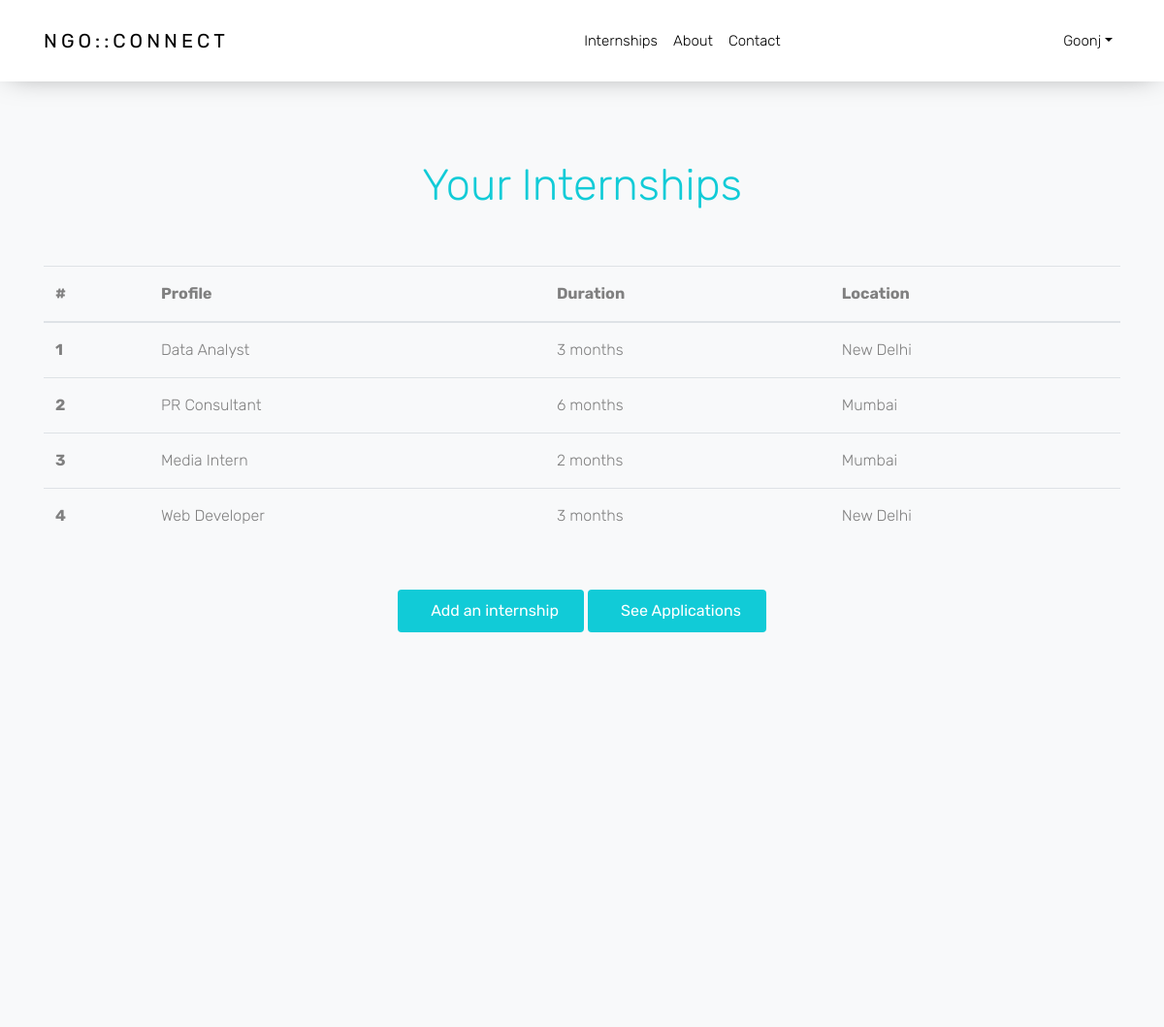
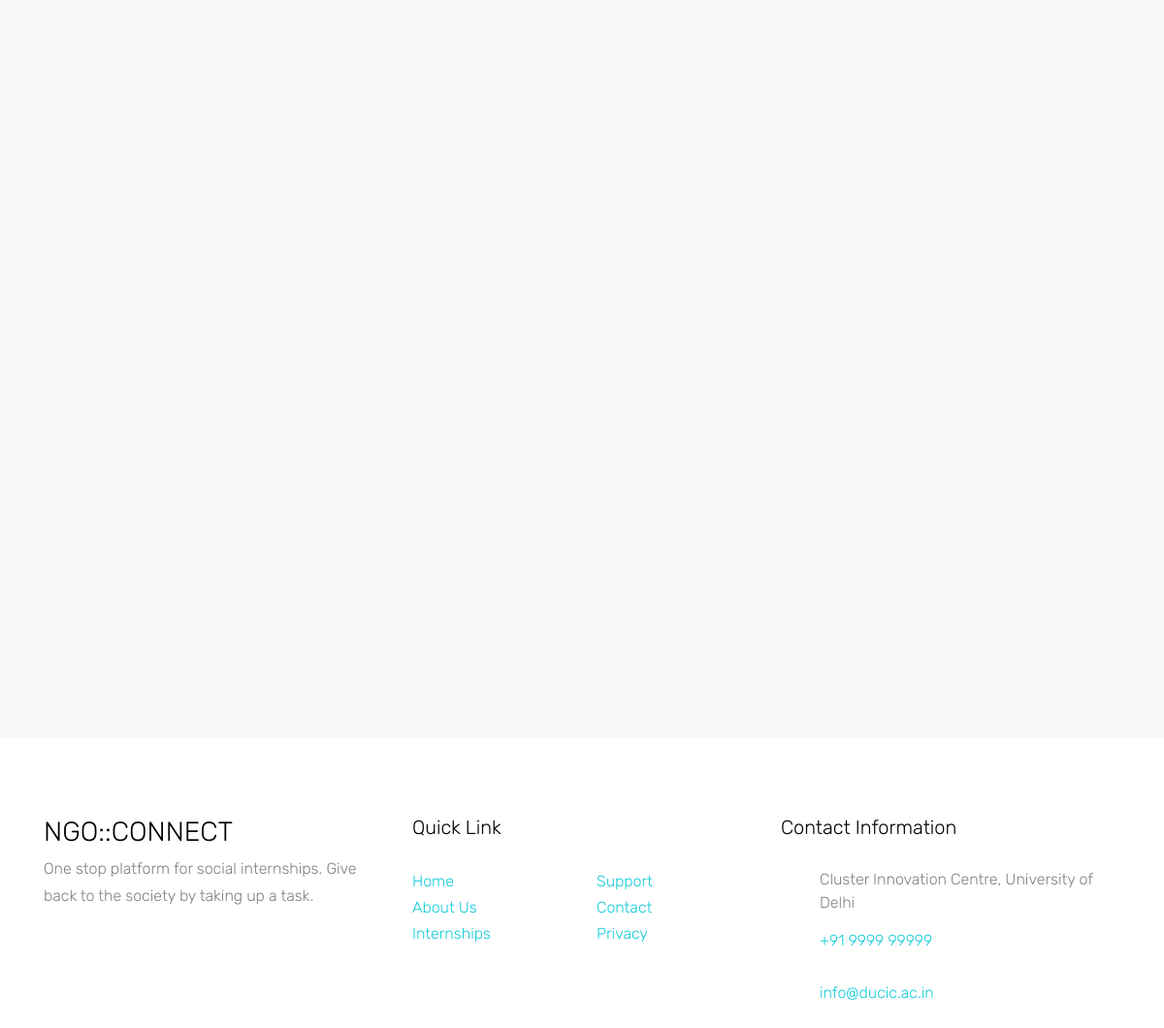
The page /main.php (signed in) on the database its author committed (2 pictures, top to bottom).
### tables this page shows
CREATE TABLE `ngo` (
  `ngoid` int(11) NOT NULL,
  `email` varchar(40) NOT NULL,
  `password` varchar(32) NOT NULL,
  `ngoname` varchar(30) NOT NULL,
  `address` varchar(50) NOT NULL,
  `ContactName` varchar(30) NOT NULL,
  `ContactEmail` varchar(30) NOT NULL,
  `regno` varchar(40) NOT NULL,
  `fk_comid` int(11) DEFAULT NULL
);

CREATE TABLE `internship_details` (
  `internship_id` int(10) NOT NULL,
  `Name` varchar(100) NOT NULL,
  `NGO` varchar(100) NOT NULL,
  `Company` varchar(100) DEFAULT NULL,
  `internship_descr` text NOT NULL,
  `Location` varchar(50) NOT NULL,
  `Start_date` varchar(32) NOT NULL,
  `Duration` varchar(32) NOT NULL,
  `Apply_by` date NOT NULL,
  `Tags` varchar(18) NOT NULL,
  `fk_intern_select_id` int(11) DEFAULT NULL,
  `fk_ngo_id` int(11) DEFAULT NULL
);

### core.inc.php (called while the page is built, shortened)
<?php
require 'connect.inc.php';
function loggedin(){
	if(isset($_SESSION['user_id']) && !empty($_SESSION['user_id'])){
		return true;
	}
	return false;
}
function getuserfield($field)
{
	global $mysql_connect;
	$query = "SELECT ".$field." FROM ".$_SESSION['table']." WHERE ".$_SESSION['table_id']."='".$_SESSION['user_id']."'";
	if($query_run = mysqli_query($mysql_connect, $query))
	{
		$query_run = mysqli_query($mysql_connect, $query);
		$query_row = mysqli_fetch_assoc($query_run);
		$return_field = $query_row[$field];
		return $return_field;
	}
	else{
		echo 'Unsucessful';
	}
}
function return_internship_number_div_ngdash()
{
	global $mysql_connect;
	$internship_ngo_id = getuserfield('ngoid');
	$query = "SELECT * FROM internship_details WHERE fk_ngo_id=$internship_ngo_id";
	if($query_run = mysqli_query($mysql_connect, $query))
	{
		$query_run = mysqli_query($mysql_connect, $query);
		$return_field = mysqli_num_rows($query_run);
		return $return_field;
	}
	else{
		echo 'Unsucessful';
	}
}
function get_internship_data_ngdash()
{
	global $mysql_connect;
	$internship_ngo_id = getuserfield('ngoid');
	$query = "SELECT * FROM internship_details WHERE fk_ngo_id=$internship_ngo_id";
	if($query_run = mysqli_query($mysql_connect, $query))
	{
		$internship_push = array();
		$result = mysqli_query($mysql_connect, $query);
		while($row = mysqli_fetch_assoc($result)){
			$row = array_map('stripslashes', $row);
			$internship_push[] = $row;
		}
		return $internship_push;
	}
	else{
		echo 'Unsucessful';
	}
}
?>

### ngo_dashboard.php (the view, shortened to what this page needs)
<!doctype html>
<html lang="en">
  <head>
    <link rel="stylesheet" href="css/bootstrap.css">
    <link rel="stylesheet" href="css/animate.css">
    <link rel="stylesheet" href="css/owl.carousel.min.css">
    <link rel="stylesheet" href="fonts/ionicons/css/ionicons.min.css">
    <link rel="stylesheet" href="fonts/fontawesome/css/font-awesome.min.css">
    <link rel="stylesheet" href="fonts/flaticon/font/flaticon.css">
    <link rel="stylesheet" href="css/style.css">
  </head>
  <body>
<header role="banner">
      <nav class="navbar navbar-expand-lg navbar-light bg-light">
        <div class="container">
           <?php
              if(!loggedin()){
                  echo '<a class="navbar-brand absolute" href="index.php">NGO::CONNECT</a>';
              }
              else{
               echo '<a class="navbar-brand absolute" href="main.php">NGO::CONNECT</a>';
            }
            ?>
          <div class="collapse navbar-collapse navbar-light" id="navbarsExample05">
            <ul class="navbar-nav mx-auto">
              <li class="nav-item">
                <a class="nav-link" href="courses.php">Internships</a>
              </li>
              <li class="nav-item">
                <a class="nav-link" href="about.php">About</a>
              </li>
              <li class="nav-item">
                <a class="nav-link" href="contact.php">Contact</a>
              </li>
            </ul>
            <ul class="navbar-nav absolute-right">
              <li class="nav-item dropdown">
                <a class="nav-link dropdown-toggle" href="courses.php" id="dropdown04" data-toggle="dropdown" aria-haspopup="true" aria-expanded="false"><?php echo getuserfield('ngoname')?></a>
              </li>
            </ul>
          </div>
        </div>
      </nav>
    </header>
    <?php
    $num_posts = return_internship_number_div_ngdash();
    $internship_data = array();
    $internship_data[] = get_internship_data_ngdash();
    ?>
<div class="site-section bg-light">
  <div class="container">
    <div class="row justify-content-center mb-5 element-animate">
      <div class="col-md-7 text-center section-heading">
        <h2 class="text-primary heading">Your Internships</h2>
      </div>
    </div>
  </div>
  <div class="container-fluid block-11 element-animate center">
    <div class="container">
    <table class="table table-hover element-animate">
      <thead>
        <tr>
          <th scope="col">#</th>
          <th scope="col">Profile</th>
          <th scope="col">Duration</th>
          <th scope="col">Location</th>
        </tr>
      </thead>
      <tbody>
        <?php for ($i=0; $i < $num_posts; $i++):
          $internship_name = $internship_data[0][$i]['Name'];
          $internship_dur = $internship_data[0][$i]['Duration'];
          $internship_loc = $internship_data[0][$i]['Location'];
        ?>
        <tr data-toggle="modal" data-target="#exampleModal" data-conname="<?php echo $ngo_contact_name ?>" data-conemail="<?php echo $ngo_contact_email ?>" data-email="<?php echo $ngo_email ?>" data-name="<?php echo $ngo_name ?>">
          <th scope="row"><?php echo $i+1; ?></th>
          <td><?php echo $internship_name?></td>
          <td><?php echo $internship_dur?></td>
          <td><?php echo $internship_loc?></td>
        </tr>
        <?php endfor; ?>
      </tbody>
    </table>
  </div>
    <div class="container">
      <div class="row justify-content-center mb-5 element-animate">
        <div class="col-md-7 text-center section-heading">
          <br>
          <p><a href="new_internship_form.php" class="btn btn-primary py-2 px-4"><span class="ion-ios-book mr-2"></span>Add an internship</a>
          <a href="intern_applications.php" class="btn btn-primary py-2 px-4"><span class="ion-ios-book mr-2"></span>See Applications</a></p>
        </div>
      </div>
    </div>
  </div>
<br><br><br>
<div class="container">
</div>
<br><br><br>
<div class="container">
</div>
</div>
    <footer class="site-footer">
      <div class="container">
        <div class="row mb-3">
          <div class="col-md-6 col-lg-4 mb-5 mb-lg-0">
            <h3>NGO::CONNECT</h3>
            <p>One stop platform for social internships. Give back to the society by taking up a task.</p>
          </div>
          <div class="col-md-6 col-lg-4 mb-5 mb-lg-0">
            <h3 class="heading">Quick Link</h3>
            <div class="row">
              <div class="col-md-6">
                <ul class="list-unstyled">
                   <?php
              if(!loggedin()){
                  echo '<li><a href="index.php">Home</a></li>';
              }
              else{
               echo '<li><a href="main.php">Home</a></li>';
            }
            ?>
                  <li><a href="about.php">About Us</a></li>
                  <li><a href="courses.php">Internships</a></li>
                </ul>
              </div>
              <div class="col-md-6">
                <ul class="list-unstyled">
                  <li><a href="#">Support</a></li>
                  <li><a href="contact.php">Contact</a></li>
                  <li><a href="#">Privacy</a></li>
                </ul>
              </div>
            </div>
          </div>
          <div class="col-md-6 col-lg-4 mb-5 mb-lg-0">
            <h3 class="heading">Contact Information</h3>
            <div class="block-23">
              <ul>
                <li><span class="icon ion-android-pin"></span><span class="text">Cluster Innovation Centre, University of Delhi</span></li>
                <li><a href="#"><span class="icon ion-ios-telephone"></span><span class="text">+91 9999 99999</span></a></li>
                <li><a href="#"><span class="icon ion-android-mail"></span><span class="text">info@ducic.ac.in</span></a></li>
              </ul>
            </div>
          </div>
        </div>
      </div>
    </footer>
  </body>
</html>

### css/style.css (style rules this page uses)
body { background: #fff; font-family: "Rubik", arial, sans-serif; font-weight: 300; font-size: 16px; line-height: 2; color: gray; }
a { -webkit-transition: .3s all ease; -o-transition: .3s all ease; transition: .3s all ease; text-decoration: none; }
h1, h2, h3, h4, h5 { color: #000; font-family: "Rubik", arial, sans-serif; font-weight: 300; }
header { position: relative; top: 0; left: 0; width: 100%; z-index: 5; -webkit-box-shadow: 0 5px 80px -10px rgba(0, 0, 0, 0.5); box-shadow: 0 0px 30px -10px rgba(0, 0, 0, 0.5); }
header .navbar-brand { text-transform: uppercase; letter-spacing: .2em; font-weight: 400; color: #000 !important; }
header .navbar-collapse { position: relative; }
header .navbar { padding-top: 0; padding-bottom: 0; background: #fff !important; }
header .navbar .navbar-nav.absolute-right { position: absolute; right: 0; }
header .navbar .nav-link { padding: 1.7rem 1rem; font-size: 15px; outline: none !important; opacity: 1 !important; color: #000 !important; }
header .navbar.navbar-light .nav-link { color: #fff; }
.site-section { padding: 5em 0; }
.btn, .form-control { outline: none; -webkit-box-shadow: none !important; box-shadow: none !important; border-radius: 0; }
.btn { position: relative; border-radius: 4px; color: #000; }
.btn.btn-primary { color: #fff; border: 2px solid transparent; }
.site-footer { background-size: cover; background-position: center center; background-repeat: no-repeat; padding: 5em 0; line-height: 1.7; }
.site-footer .heading { font-size: 20px; margin-bottom: 30px; }
.element-animate { opacity: 0; visibility: hidden; }
.section-heading .heading { font-size: 45px; }
.block-23 ul, .block-23 ul li { padding: 0; margin: 0; list-style: none; }
.block-23 ul li, .block-23 ul li > a { display: table; line-height: 1.5; margin-bottom: 15px; }
.block-23 ul li .icon, .block-23 ul li .text { display: table-cell; vertical-align: top; }
.block-23 ul li .icon { width: 40px; font-size: 20px; position: relative; top: -2px; color: #ccc; }

### rows shown on the page
ngo: ngoname "Goonj"
internship_details: Name "Data Analyst", Duration "3 months", Location "New Delhi"
internship_details: Name "PR Consultant", Duration "6 months", Location "Mumbai"
internship_details: Name "Media Intern", Duration "2 months", Location "Mumbai"
internship_details: Name "Web Developer", Duration "3 months", Location "New Delhi"
